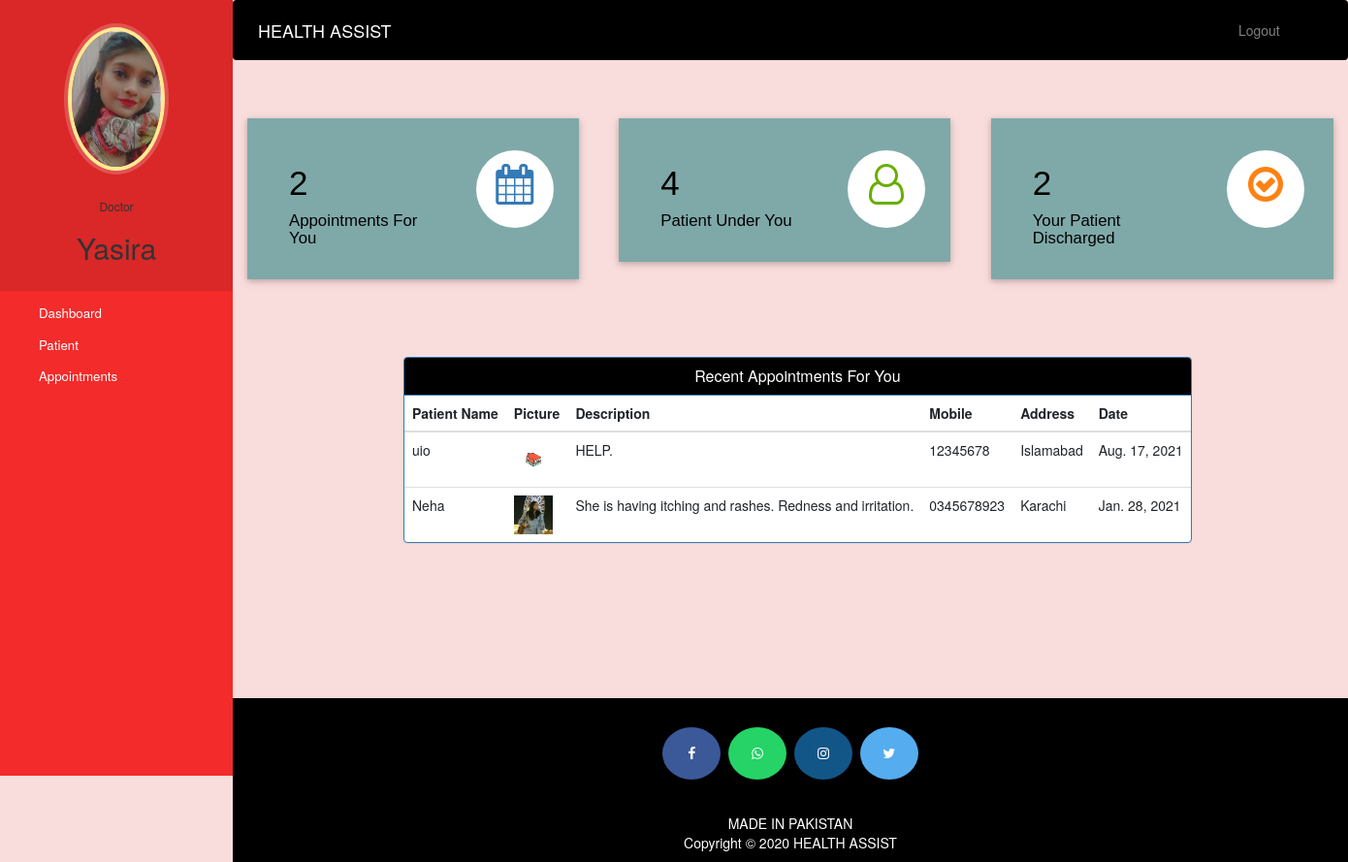
The app's page /doctor-dashboard (signed in) with its own data.
### hospital/models.py (models this page shows, shortened)
class Doctor(models.Model):
    user=models.OneToOneField(User,on_delete=models.CASCADE)
    profile_pic= models.ImageField(upload_to='profile_pic/DoctorProfilePic/',null=True,blank=True)
    address = models.CharField(max_length=40)
    mobile = models.CharField(max_length=20,null=True)
    department= models.CharField(max_length=50,choices=departments,default='Cardiologist')
    status=models.BooleanField(default=True)

class Appointment(models.Model):
    patientId=models.PositiveIntegerField(null=True)
    doctorId=models.PositiveIntegerField(null=True)
    patientName=models.CharField(max_length=40,null=True)
    doctorName=models.CharField(max_length=40,null=True)
    appointmentDate=models.DateField(auto_now=True)
    description=models.TextField(max_length=500)
    status=models.BooleanField(default=True)

class Patient(models.Model):
    user=models.OneToOneField(User,on_delete=models.CASCADE)
    profile_pic= models.ImageField(upload_to='profile_pic/PatientProfilePic/',null=True,blank=True)
    address = models.CharField(max_length=40)
    mobile = models.CharField(max_length=20,null=True)
    symptoms = models.CharField(max_length=100,null=True)
    assignedDoctorId = models.PositiveIntegerField(null=True)
    admitDate=models.DateField(auto_now=True)
    status=models.BooleanField(default=True)

### hospital/views.py (the view)
# urls.py: path('doctor-dashboard', views.doctor_dashboard_view,name='doctor-dashboard'),
@login_required(login_url='doctorlogin')
@user_passes_test(is_doctor)
def doctor_dashboard_view(request):
    patientcount=models.Patient.objects.all().filter(status=True,assignedDoctorId=request.user.id).count()
    appointmentcount=models.Appointment.objects.all().filter(status=True,doctorId=request.user.id).count()
    patientdischarged=models.PatientDischargeDetails.objects.all().distinct().filter(assignedDoctorName=request.user.first_name).count()
    appointments=models.Appointment.objects.all().filter(status=True,doctorId=request.user.id).order_by('-id')
    patientid=[]
    for a in appointments:
        patientid.append(a.patientId)
    patients=models.Patient.objects.all().filter(status=True,user_id__in=patientid).order_by('-id')
    appointments=zip(appointments,patients)
    mydict={
    'patientcount':patientcount,
    'appointmentcount':appointmentcount,
    'patientdischarged':patientdischarged,
    'appointments':appointments,
    'doctor':models.Doctor.objects.get(user_id=request.user.id), #for profile picture of doctor in sidebar
    }
    return render(request,'hospital/doctor_dashboard.html',context=mydict)

### hospital/views.py (called while the page is built)
def is_doctor(user):
    return user.groups.filter(name='DOCTOR').exists()

### templates/hospital/doctor_dashboard.html
{% extends 'hospital/doctor_base.html' %}
{% load static %}
{% block content %}
{%include 'hospital/doctor_dashboard_cards.html'%}
<br><br><br><br>
<div class="container">
  <div class="row">
    <div class="panel panel-primary" style="margin-left:15%;">
      <div class="panel-heading" style="text-align:center;background-color:black;">
        <h6 class="panel-title" style="background-color:black;">Recent Appointments For You</h6>
      </div>
      <table class="table table-hover" id="dev-table">
        <thead>
          <tr>
            <th>Patient Name</th>
            <th>Picture</th>
            <th>Description</th>
            <th>Mobile</th>
            <th>Address</th>
            <th>Date</th>
          </tr>
        </thead>
        {% for a,p in appointments %}
        <tr>
          <td>{{a.patientName}}</td>
          <td> <img src="{% static p.profile_pic.url %}" alt="Profile Pic" height="40px" width="40px" /></td>
          <td>{{a.description}}</td>
          <td>{{p.mobile}}</td>
          <td>{{p.address}}</td>
          <td>{{a.appointmentDate}}</td>
        </tr>
        {% endfor %}
      </table>
    </div>
  </div>
</div>
{% endblock content %}

### templates/hospital/doctor_base.html (shortened to what this page needs)
<!DOCTYPE html>
{% load static %}
<html lang="en">
<head>
  <link rel="stylesheet" href="https://stackpath.bootstrapcdn.com/bootstrap/4.3.1/css/bootstrap.min.css">
  <link rel="stylesheet" href="https://maxcdn.bootstrapcdn.com/font-awesome/4.7.0/css/font-awesome.min.css">
</head>
<body>
  <nav class="menu" tabindex="0" style="background-color:  #f32b2b  ;">
    <header class="avatar">
      <img src="{% static doctor.profile_pic.url %}" alt="Profile Pic" />
      <br><br>
      <h6>Doctor</h6>
      <h2>{{request.user.first_name}}</h2>
    </header>
    <ul>
      <li tabindex="0" class="icon-dashboard"> <a style="color:white; text-decoration:none;" href="/doctor-dashboard"><span>Dashboard</span></a> </li>
      <li tabindex="0" class="icon-users"> <a style="color:white; text-decoration:none;" href="/doctor-patient"><span>Patient</span></a></li>
      <li tabindex="0" class="icon-calendar"> <a style="color:white; text-decoration:none;" href="/doctor-appointment"><span>Appointments</span></a></li>
    </ul>
  </nav>
  <main>
    <div class="bs-example">
      <nav class="navbar navbar-expand-md  navbar-dark fixed-top" style="background:black;">
        <a href="/doctor-dashboard" class="navbar-brand">HEALTH ASSIST</a>
        <div class="collapse navbar-collapse justify-content-between" id="navbarCollapse">
          <div class="navbar-nav" style=" margin-left: 90%;">
            <a href="/logout" class="nav-item nav-link">Logout</a>
          </div>
        </div>
      </nav>
    </div>
    <br><br>
    {% block content %}
    {% endblock content %}
    <br><br><br><br><br><br><br>
    <footer>
      <p>
        <a id="ftr" href="https://facebook.com/sumit.luv/" class="fa fa-facebook"></a>
        <a id="ftr" href="https://api.whatsapp.com/send?phone=919572181024&text=Hello%20Sumit.%0d%0aHow%20are%20you%20%3f%0d%0aI%20came%20from%20your%20website.&source=&data=#" class="fa fa-whatsapp"></a>
        <a id="ftr" href="https://instagram.com/sumit.luv" class="fa fa-instagram"></a>
        <a id="ftr" href="https://twitter.com/sumitkumar1503" class="fa fa-twitter"></a>
      </p>
      <br>
      <div class="container">
        <div class="row">
          <div class="col-md-12 col-sm-12">
            <div style="color:#ffffff;" class="wow fadeInUp footer-copyright">
              <p>MADE IN PAKISTAN <br>
                Copyright &copy; 2020 HEALTH ASSIST </p>
            </div>
          </div>
        </div>
      </div>
    </footer>
  </main>
</body>
</html>

### templates/hospital/doctor_dashboard_cards.html (shortened to what this page needs)
<!DOCTYPE html>
<html lang="en" dir="ltr">
<head>
  <link rel="stylesheet" href="https://maxcdn.bootstrapcdn.com/bootstrap/3.4.1/css/bootstrap.min.css">
  <link rel="stylesheet" href="https://cdnjs.cloudflare.com/ajax/libs/font-awesome/4.7.0/css/font-awesome.min.css">
</head>
<body>
  <body style="background-color:#f9dcdc;"></body>
  <div class="market-updates">
    <div class="col-md-4 market-update-gd">
      <div class="market-update-block clr-block-1">
        <div class="col-md-8 market-update-left">
          <h3>{{appointmentcount}}</h3>
          <h4>Appointments For You</h4>
        </div>
        <div class="col-md-4 market-update-right">
          <i class="fa fa-calendar"> </i>
        </div>
        <div class="clearfix"> </div>
      </div>
    </div>
    <div class="col-md-4 market-update-gd">
      <div class="market-update-block clr-block-2">
        <div class="col-md-8 market-update-left">
          <h3>{{patientcount}}</h3>
          <h4>Patient Under You</h4>
        </div>
        <div class="col-md-4 market-update-right">
          <i class="fa fa-user-o"></i>
        </div>
        <div class="clearfix"> </div>
      </div>
    </div>
    <div class="col-md-4 market-update-gd">
      <div class="market-update-block clr-block-3">
        <div class="col-md-8 market-update-left">
          <h3>{{patientdischarged}}</h3>
          <h4>Your Patient Discharged</h4>
        </div>
        <div class="col-md-4 market-update-right">
          <i class="fa fa-check-circle-o" aria-hidden="true"></i>
        </div>
        <div class="clearfix"> </div>
      </div>
    </div>
  </div>
</body>
</html>

### templates/hospital/doctor_base.html (style rules this page uses)
a:link { text-decoration: none; }
a { color: white; }
footer { padding: 0px 0px 0px 0px; background-color: black; margin: 0px; }
#ftr { padding: 20px; }
.fa { font-size: 23px; width: 60px; text-align: center; text-decoration: none; margin: 5px 2px; border-radius: 50%; }
.fa-facebook { background: #3B5998; color: white; margin-top: 30px; }
.fa-whatsapp { background: #25d366; color: white; }
.fa-twitter { background: #55ACEE; color: white; }
.fa-instagram { background: #125688; color: white; }
p { text-align: center; }
body { padding-left: 240px; }
main { position: relative; height: 100vh; }
.menu { background: #5bc995; height: 100vh; width: 240px; position: fixed; top: 0px; left: 0; z-index: 5; outline: none; }
.menu .avatar { background: rgba(0, 0, 0, 0.1); padding: 2em 0.5em; text-align: center; }
.menu .avatar img { width: 100px; border-radius: 50%; overflow: hidden; border: 4px solid #ffea92; box-shadow: 0 0 0 4px rgba(255, 255, 255, 0.2); }
.menu .avatar h2 { font-weight: normal; margin-bottom: 0; }
.menu ul { list-style: none; padding: 0.5em 0; margin: 0; }
.menu ul li { padding: 0.5em 1em 0.5em 3em; font-size: 0.95em; font-weight: regular; background-repeat: no-repeat; background-position: left 15px center; background-size: auto 20px; transition: all 0.15s linear; cursor: pointer; }
.menu ul li.icon-dashboard { background-image: url("http://www.entypo.com/images//gauge.svg"); }
.menu ul li.icon-users { background-image: url("http://www.entypo.com/images//users.svg"); }
.menu ul li.icon-calendar { background-image: url("http://www.entypo.com/images//calendar.svg"); }

### templates/hospital/doctor_dashboard_cards.html (style rules this page uses)
.market-update-block { padding: 2em 2em; background: #999; }
.market-update-block h3 { color: black; font-size: 2.5em; font-family: 'Carrois Gothic', sans-serif; }
.market-update-block h4 { font-size: 1.2em; color: black; margin: 0.3em 0em; font-family: 'Carrois Gothic', sans-serif; }
.market-update-block.clr-block-1 { background: #7fa9a9 ; margin-right: 0.8em; box-shadow: 0 2px 5px 0 rgba(0, 0, 0, 0.16), 0 2px 10px 0 rgba(0, 0, 0, 0.12); transition: 0.5s all; -webkit-transition: 0.5s all; -moz-transition: 0.5s all; -o-transition: 0.5s all; }
.market-update-block.clr-block-2 { background: #7fa9a9 ; margin-right: 0.8em; box-shadow: 0 2px 5px 0 rgba(0, 0, 0, 0.16), 0 2px 10px 0 rgba(0, 0, 0, 0.12); transition: 0.5s all; -webkit-transition: 0.5s all; -moz-transition: 0.5s all; -o-transition: 0.5s all; }
.market-update-block.clr-block-3 { background: #7fa9a9 ; box-shadow: 0 2px 5px 0 rgba(0, 0, 0, 0.16), 0 2px 10px 0 rgba(0, 0, 0, 0.12); transition: 0.5s all; -webkit-transition: 0.5s all; -moz-transition: 0.5s all; -o-transition: 0.5s all; }
.market-update-right i.fa.fa-user-o { font-size: 3em; color: #68AE00; width: 80px; height: 80px; background: #fff; text-align: center; border-radius: 49px; -webkit-border-radius: 49px; -moz-border-radius: 49px; -o-border-radius: 49px; line-height: 1.7em; }
.market-update-right i.fa.fa-check-circle-o { font-size: 3em; color: #FC8213; width: 80px; height: 80px; background: #fff; text-align: center; border-radius: 49px; -webkit-border-radius: 49px; -moz-border-radius: 49px; -o-border-radius: 49px; line-height: 1.7em; }
.market-update-right i.fa.fa-calendar { font-size: 3em; color: #337AB7; width: 80px; height: 80px; background: #fff; text-align: center; border-radius: 49px; -webkit-border-radius: 49px; -moz-border-radius: 49px; -o-border-radius: 49px; line-height: 1.7em; }
.market-update-left { padding: 0px; }

### records on screen
Doctor: profile_pic (picture)
Appointment: patientName "uio", profile_pic (picture), description "HELP.", mobile "12345678", address "Islamabad", appointmentDate "Aug. 17, 2021"
Appointment: patientName "Neha", profile_pic (picture), description "She is having itching and rashes. Redness and irritation.", mobile "0345678923", address "Karachi", appointmentDate "Jan. 28, 2021"

### other values on screen
{{ request.user.first_name }} "Yasira"
{{ appointmentcount }} "2"
{{ patientcount }} "4"
{{ patientdischarged }} "2"
